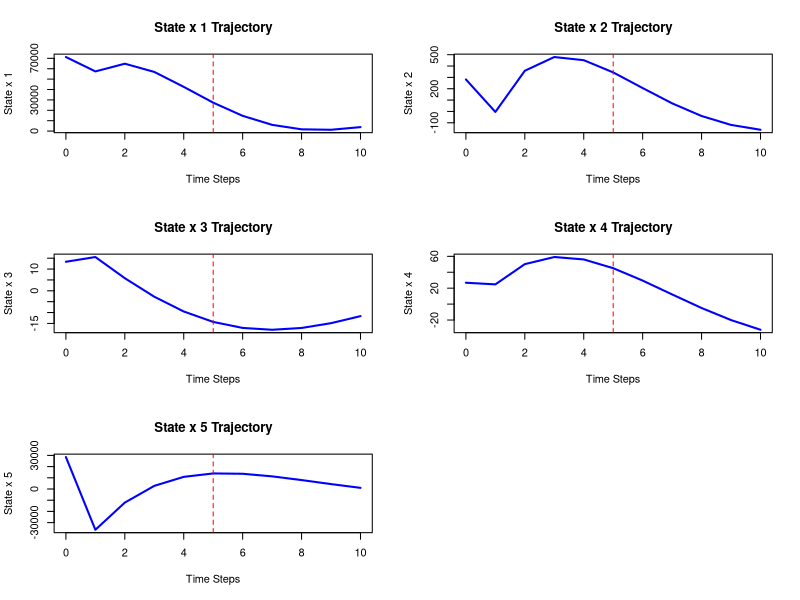

Write R code to recreate this figure.
# Define matrices
A <- matrix(c(
  1, -28.83, 0, 0, -0.2,  
  0, 1, -0.07, 0, -0.01,
  0, -0.003, 1, -0.1, 0.0002,
  0, 0, 0.7, 1, -0.0004,
  0, 0, 0, 0, 1
), nrow=5, byrow=TRUE)

eig <- eigen(A)
cat("Eigenvalues of matrix A:\n")
print(eig$values)

B <- matrix(c(0, 0, 0, 0, 1), nrow = 5, ncol = 1)
Q <- diag(c(1,1,1,1,1)) 
R <- matrix(20, nrow = 1, ncol = 1)  # Scalar as a matrix

# Solve Discrete Algebraic Riccati Equation (DARE)
P <- Q  # Initial guess for P
tolerance <- 1e-6  # Convergence tolerance
max_iter <- 5000  # Maximum iterations

for (i in 1:max_iter) {
  P_prev <- P
  K <- solve(R + t(B) %*% P %*% B) %*% (t(B) %*% P %*% A)
  P <- Q + t(A) %*% P %*% A - t(A) %*% P %*% B %*% K
  
  if (max(abs(P - P_prev)) < tolerance) {
    cat("Converged after", i, "iterations.\n")
    break
  }
}

if (i == max_iter) {
  cat("Warning: Maximum iterations reached without convergence.\n")
}

# Optimal Feedback Gain
K <- solve(R) %*% t(B) %*% P

cat("Matrix P (Solution to DARE):\n")
print(P)
cat("\nOptimal Feedback Gain K:\n")
print(K)

# Define simulation parameters
time_steps <- 5 # Number of simulation steps
forecast_steps <- 5  # Number of forecast steps
x <- matrix(0, nrow = 5, ncol = time_steps + 1)  # State matrix
u <- numeric(time_steps + forecast_steps)  # Control input vector

# Initial state
x[, 1] <- c(71246, 281.92, 13.36, 26.83, 28536.8)  # Example initial condition

# Simulate the system (Control Active)
for (t in 1:time_steps) {
  u[t] <- -K %*% x[, t]
  x[, t + 1] <- A %*% x[, t] + B %*% u[t]
}
u <- numeric(time_steps + forecast_steps)  # Control input vector

# Inside your loop:
u[t] <- -K %*% x[, t]


# Forecast with Control (Now Applied)
forecast_x <- matrix(0, nrow = 5, ncol = forecast_steps + 1)  
forecast_x[, 1] <- x[, time_steps + 1]  

for (t in 1:forecast_steps) {
  u[time_steps + t] <- -K %*% forecast_x[, t]  # Control remains active
  forecast_x[, t + 1] <- A %*% forecast_x[, t] + B %*% u[time_steps + t]
}

# Combine results
combined_x <- cbind(x, forecast_x[, -1])

# Print forecasted values
cat("\nForecasted Values (5 steps ahead with control):\n")
print(forecast_x)
print("Optimal control inputs for next 5 years:")
print(u)
# Plot each state trajectory separately
par(mfrow = c(3, 2))  # Arrange plots in a grid (3 rows, 2 columns)
for (i in 1:5) {
  plot(0:(time_steps + forecast_steps), combined_x[i, ], type = "l", col = "blue", lwd = 2,
       xlab = "Time Steps", ylab = paste("State x", i),
       main = paste("State x", i, "Trajectory"))
  abline(v = time_steps, col = "red", lty = 2)  # Mark transition point
}
par(mfrow = c(1, 1))  # Reset plotting layout


# Combine x and forecast_x to get full trajectory
full_x <- cbind(x[, 1:(time_steps + 1)], forecast_x[, -1])
full_u <- u[1:(time_steps + forecast_steps)]

# Compute cost
J <- 0
for (t in 1:(time_steps + forecast_steps)) {
  xt <- matrix(full_x[, t], ncol = 1)
  ut <- matrix(full_u[t], ncol = 1)
  J <- J + t(xt) %*% Q %*% xt + t(ut) %*% R %*% ut
}
cat("Optimal cost J over 10 steps:", J, "\n")
